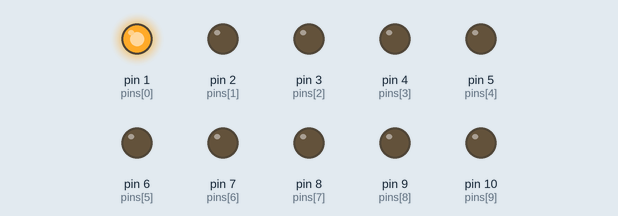
A sketch run on a simulated Arduino Uno, built with avr-gcc and run on an emulated ATmega328P. Shown: output pins drawn as LEDs (lit = HIGH).

Above: at 0.05 s.
At 0.55 s:
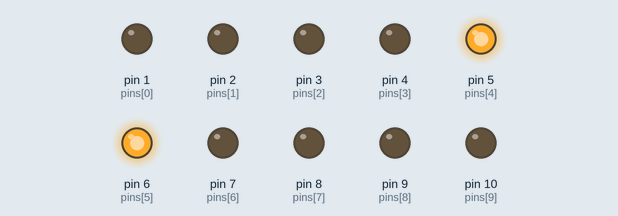
At 1.05 s:
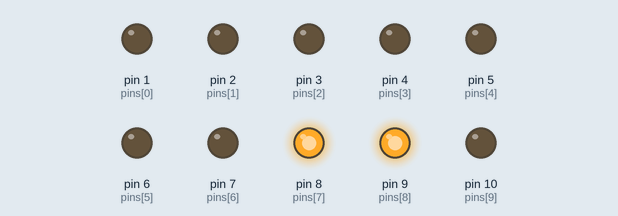
At 2.05 s:
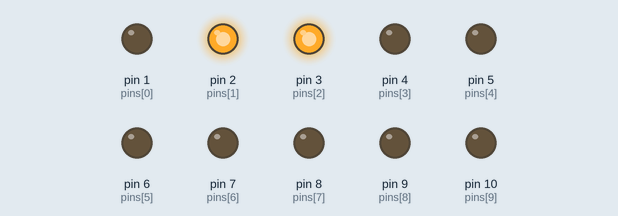
At 3.05 s:
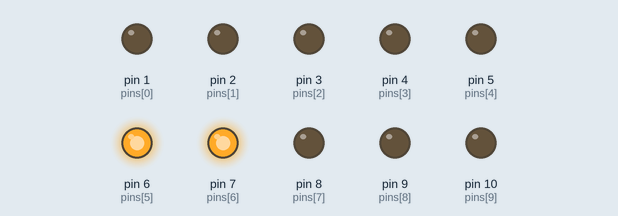
At 4.05 s:
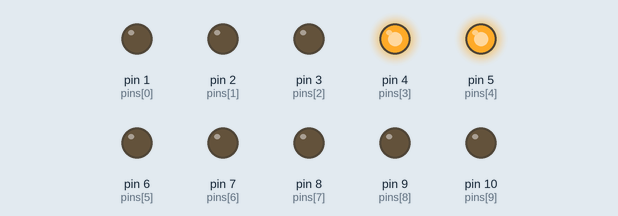
Timing chart, 0 to 4.3 s (numbered marks = the images above):
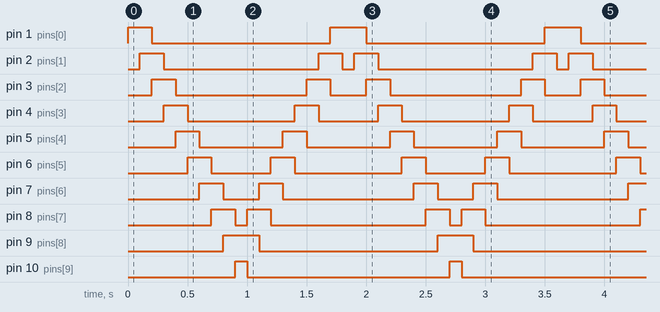

The sketch:

pattern_1.ino
```cpp
//Arduino for Beginner

//Assignment 2 - Led Patterns


int pins[]={1,2,3,4,5,6,7,8,9,10}; //Array for 10 LEDS
int t=100; // delay time
int i=0;
int x=0;


void setup() {
  // put your setup code here, to run once:

  for(i=0;i<10;i++){
    pinMode(pins[i],OUTPUT);
  }

}

void loop() {
  // put your main code here, to run repeatedly:

  for(i=0;i<10;i++){
    x=i-1;
    digitalWrite(pins[i],1);
    digitalWrite(pins[x],1);
    delay(t);
    digitalWrite(pins[i],0);
    digitalWrite(pins[x],0);
  }

    for(i=8;i>0;i--){

    x=i-1;
    digitalWrite(pins[i],1);
    digitalWrite(pins[x],1);
    delay(t);
    digitalWrite(pins[i],0);
    digitalWrite(pins[x],0);
  }


}
```

Measured:
- by itself, pin 1 (pins[0]): repeats every 1.8 s: LOW 1.5 s, HIGH 0.30 s
- by itself, pin 2 (pins[1]): repeats every 1.8 s: LOW 1.3 s, HIGH 0.20 s, LOW 0.10 s, HIGH 0.20 s
- by itself, pin 3 (pins[2]): repeats every 1.8 s: LOW 1.1 s, HIGH 0.20 s, LOW 0.30 s, HIGH 0.20 s
- by itself, pin 4 (pins[3]): repeats every 1.8 s: LOW 0.90 s, HIGH 0.20 s, LOW 0.50 s, HIGH 0.20 s
- by itself, pin 5 (pins[4]): alternates HIGH for 0.20 s and LOW for 0.70 s
- by itself, pin 6 (pins[5]): repeats every 1.8 s: LOW 0.50 s, HIGH 0.20 s, LOW 0.90 s, HIGH 0.20 s
- by itself, pin 7 (pins[6]): repeats every 1.8 s: LOW 0.30 s, HIGH 0.20 s, LOW 1.1 s, HIGH 0.20 s
- by itself, pin 8 (pins[7]): repeats every 1.8 s: LOW 0.10 s, HIGH 0.20 s, LOW 1.3 s, HIGH 0.20 s
